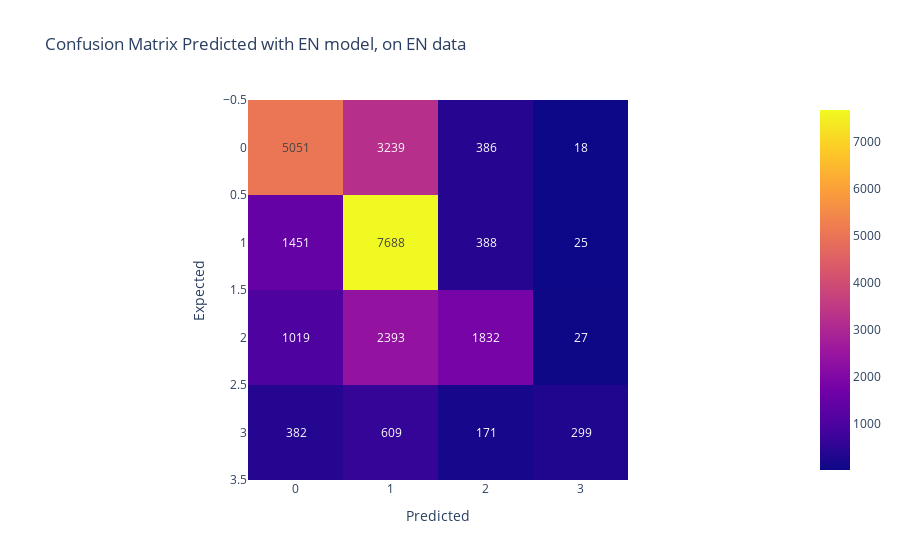

Here is the notebook cell this chart was saved with:
### Code cell
language_model = 'EN'
language_test = 'EN'

# Make predictions on the test data
y_pred = model.predict(X_test)

# Convert the predictions to the class with the highest probability
y_pred_class = np.argmax(y_pred, axis=1)

# Convert the true labels to the class format
y_test_class = np.argmax(y_test, axis=1)

# Compute the confusion matrix
conf_mat = confusion_matrix(y_test_class, y_pred_class)

# Create a heatmap of the confusion matrix
fig = px.imshow(conf_mat, title='Confusion Matrix', text_auto=True)
fig.update_layout(title='Confusion Matrix Predicted with {} model, on {} data'.format(language_model, language_test), xaxis_title='Predicted', yaxis_title='Expected')
fig.show()

### Figure 1 — Plotly figure (JSON) as saved in the notebook; plotly's stock layout.template omitted (floating-point values rounded to 4 significant figures)
{"data": [{"coloraxis": "coloraxis", "hovertemplate": "x: %{x}<br>y: %{y}<br>color: %{z}<extra></extra>", "name": "0", "texttemplate": "%{z}", "type": "heatmap", "xaxis": "x", "yaxis": "y", "z": [[5051, 3239, 386, 18], [1451, 7688, 388, 25], [1019, 2393, 1832, 27], [382, 609, 171, 299]]}], "layout": {"coloraxis": {"colorscale": [[0, "#0d0887"], [0.1111, "#46039f"], [0.2222, "#7201a8"], [0.3333, "#9c179e"], [0.4444, "#bd3786"], [0.5556, "#d8576b"], [0.6667, "#ed7953"], [0.7778, "#fb9f3a"], [0.8889, "#fdca26"], [1, "#f0f921"]]}, "title": {"text": "Confusion Matrix Predicted with EN model, on EN data"}, "xaxis": {"anchor": "y", "constrain": "domain", "domain": [0, 1], "scaleanchor": "y", "title": {"text": "Predicted"}}, "yaxis": {"anchor": "x", "autorange": "reversed", "constrain": "domain", "domain": [0, 1], "title": {"text": "Expected"}}}}
